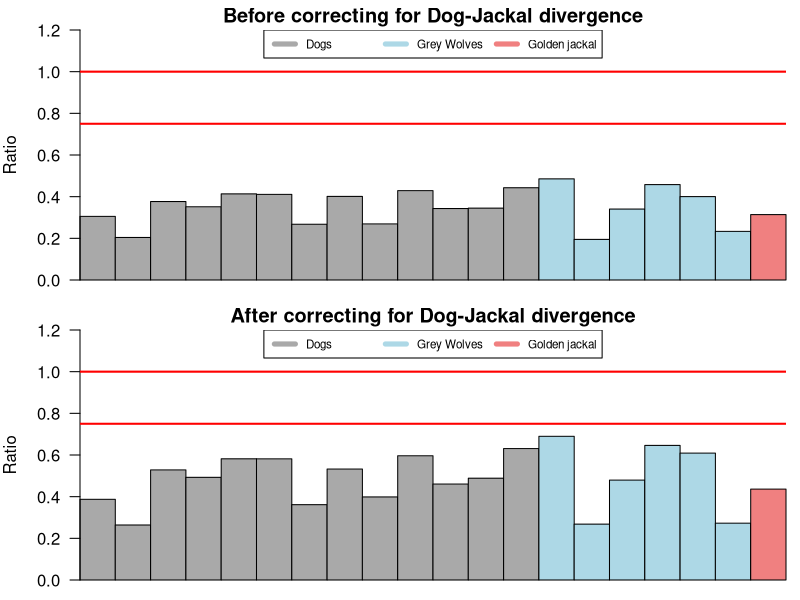

The R source for this figure:
tiff("/home/tanya/tmp/020117_temp/nonPAR_autosomes_ratio.tiff", width=480, height = 480)
par(mfrow=c(2,1), mar=c(1, 4, 1.5, 0.7))
# pre correcting for divergence

nonPAR_autosomes_ratio <- c(0.3053751361, 0.2041680273, 0.3767150489, 0.3514792859, 0.4134621018, 0.4110446688, 0.267646756, 0.4012612517, 0.2692610427, 0.4289985494, 0.3430944531, 0.3449805381, 0.4428094526, 0.4854809966, 0.1948135601, 0.3404673273, 0.4580020109, 0.4004038635, 0.2334302529, 0.3139987403)

barplot(nonPAR_autosomes_ratio, width = 0.5, las=1, space = 0, col=c("darkgray", "darkgray", "darkgray", "darkgray", "darkgray", "darkgray", "darkgray", "darkgray", "darkgray", "darkgray", "darkgray", "darkgray", "darkgray", "lightblue", "lightblue", "lightblue", "lightblue", "lightblue", "lightblue", "lightcoral"), ylim=c(0, 1.2), main="Before correcting for Dog-Jackal divergence", ylab="Ratio", xaxs="i", yaxs="i")
abline(h=0.75, col="red", lwd=2)
abline(h=1, col="red", lwd=2)

legend("top", inset=0, legend=c("Dogs", "Grey Wolves", "Golden jackal"), col=c("darkgray","lightblue", "lightcoral"), lwd=5, cex=.7, horiz = TRUE)


# post correcting for divergence

nonPAR_autosomes_ratio <- c(0.3873862478, 0.263921965, 0.528531002, 0.4927169546, 0.5818386077, 0.5816162658, 0.3615126387, 0.5326271544, 0.3987659789, 0.5962864037, 0.460677268, 0.4885997779, 0.6309325288, 0.6897819629, 0.2681709557, 0.4795318961, 0.6460117035, 0.6090910748, 0.272833092, 0.43625162)

barplot(nonPAR_autosomes_ratio, width = 0.5, las=1, space = 0, col=c("darkgray", "darkgray", "darkgray", "darkgray", "darkgray", "darkgray", "darkgray", "darkgray", "darkgray", "darkgray", "darkgray", "darkgray", "darkgray", "lightblue", "lightblue", "lightblue", "lightblue", "lightblue", "lightblue", "lightcoral"), ylim=c(0, 1.2), main="After correcting for Dog-Jackal divergence", ylab="Ratio", xaxs="i", yaxs="i")
abline(h=0.75, col="red", lwd=2)
abline(h=1, col="red", lwd=2)

legend("top", legend=c("Dogs", "Grey Wolves", "Golden jackal"), col=c("darkgray","lightblue", "lightcoral"), lwd=5, cex=.7, horiz = TRUE)
dev.off()